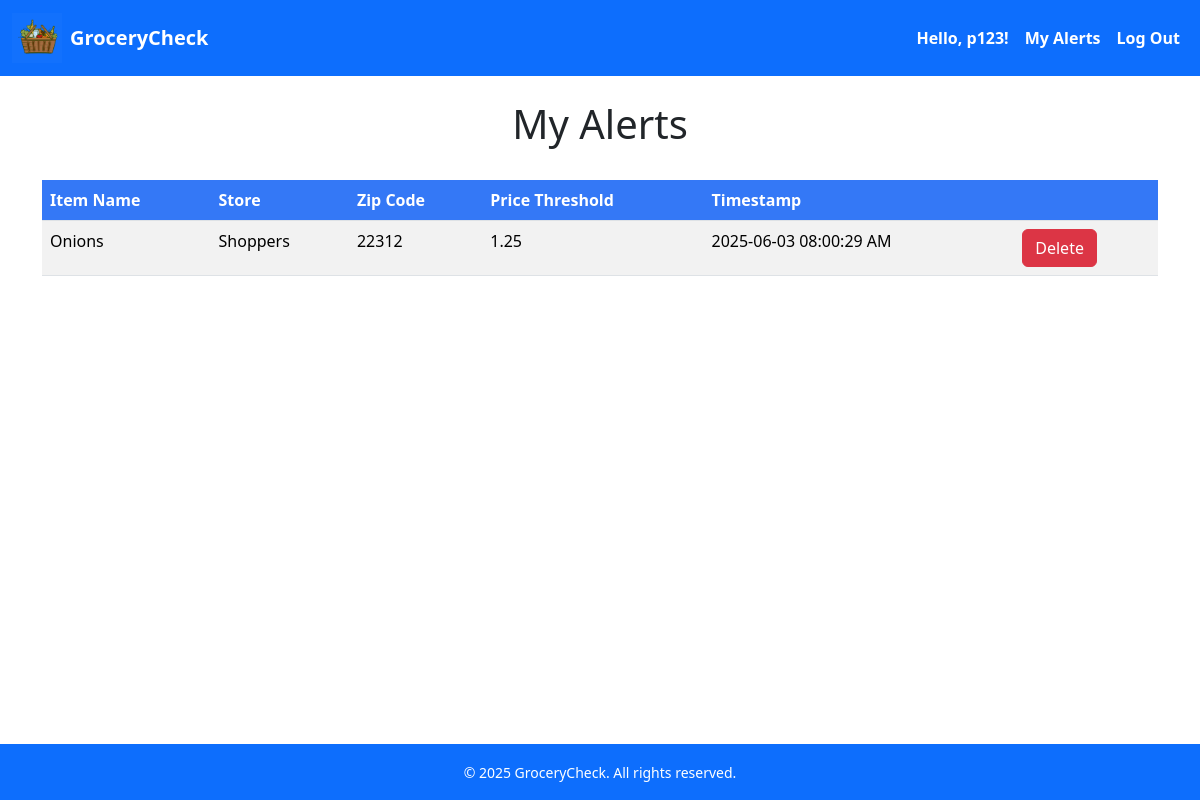
/alerts (signed in), run on the app's committed database.
### src/app.py (models this page shows)
class Alerts(db.Model):
    __tablename__ = "Alerts"
    alert_id = db.Column(db.Integer, primary_key=True)
    item_name = db.Column(db.String(50), unique=False)
    user_id = db.Column(db.Integer, db.ForeignKey('Users.id'))
    store_id = db.Column(db.Integer, db.ForeignKey('Stores.store_id'))
    zipcode = db.Column(db.String(5), unique=False)
    price_threshold = db.Column(db.Float, unique=False)
    timestamp = db.Column(db.String(150), nullable=False)
    user = relationship('User', backref='alert')
    store = relationship('Stores', backref='alert')

### src/app.py (the view)
@app.route('/alerts')
def displayAlerts():
    alerts = Alerts.query.all()
    return render_template('alerts.html', alerts=alerts)

### src/templates/alerts.html (shortened to what this page needs)
<!DOCTYPE html>
<html lang="en">
<head>
    <link rel="stylesheet" href="{{ url_for('static', filename='bootstrap/css/bootstrap.min.css') }}">
</head>
<body class="d-flex flex-column min-vh-100">
    <nav class="navbar navbar-expand-lg navbar-dark bg-primary mb-4">
        <div class="container-fluid">
            <a class="navbar-brand d-flex align-items-center gap-2" href="/">
                <img src="{{ url_for('static', filename='images/logo.png') }}" alt="Logo" width="50" height="50"
                    class="d-inline-block align-text-top">
                <span class="fw-bold text-white">GroceryCheck</span>
            </a>
            <div class="collapse navbar-collapse" id="navbarContent">
                <ul class="navbar-nav ms-auto mb-2 mb-lg-0 ">
                    {% if session['GCusername'] %}
                    <li class="nav-item">
                        <span class="nav-link disabled text-white fw-bold">Hello, {{ session['GCusername'] }}!</span>
                    </li>
                    <li class="nav-item">
                        <a class="nav-link text-white fw-bold" href="{{ url_for('displayAlerts') }}">My Alerts</a>
                    </li>
                    <li class="nav-item">
                        <a class="nav-link text-white fw-bold" href="{{ url_for('logout') }}">Log Out</a>
                    </li>
                    {% endif %}
                </ul>
            </div>
        </div>
    </nav>
    <h1 class="text-center">My Alerts</h1>
    <br/>
    <div class="container">
        <table class="table table-striped">
            <thead class="custom-header">
                <tr>
                    <th scope="col">Item Name</th>
                    <th scope="col">Store</th>
                    <th scope="col">Zip Code</th>
                    <th scope="col">Price Threshold</th>
                    <th scope="col">Timestamp</th>
                    <th></th>
                </tr>
            </thead>
            <tbody>
                {% for alert in alerts %}
                {% if alert.user_id == session['GCuser_id'] %}
                <tr>
                    <td>{{alert.item_name}}</td>
                    <td>{{alert.store.store_name}}</td>
                    <td>{{alert.zipcode}}</td>
                    <td>{{'%0.2f' % alert.price_threshold}}</td>
                    <td>{{alert.timestamp}}</th>
                    <td>
                        <form action="{{ url_for('deleteAlert') }}" method="post">
                            <button class="btn btn-danger" type="submit">Delete</button>
                        </form>
                    </td>
                </tr>
                {% endif %}
                {% endfor %}
            </tbody>
        </table>
    </div>
    <footer class="bg-primary text-white text-center py-3 mt-auto">
        <div class="container">
            <small>&copy; 2025 GroceryCheck. All rights reserved.</small>
        </div>
    </footer>
</body>
</html>

### src/templates/alerts.html (style rules this page uses)
.custom-header th { background-color: #3478f6 !important; color: white !important; }

### data on the page
Alerts: item_name "Onions", store.store_name "Shoppers", zipcode "22312", price_threshold "1.25", timestamp "2025-06-03 08:00:29 AM"

### other printed values
{{ session['GCusername'] }} "p123"
